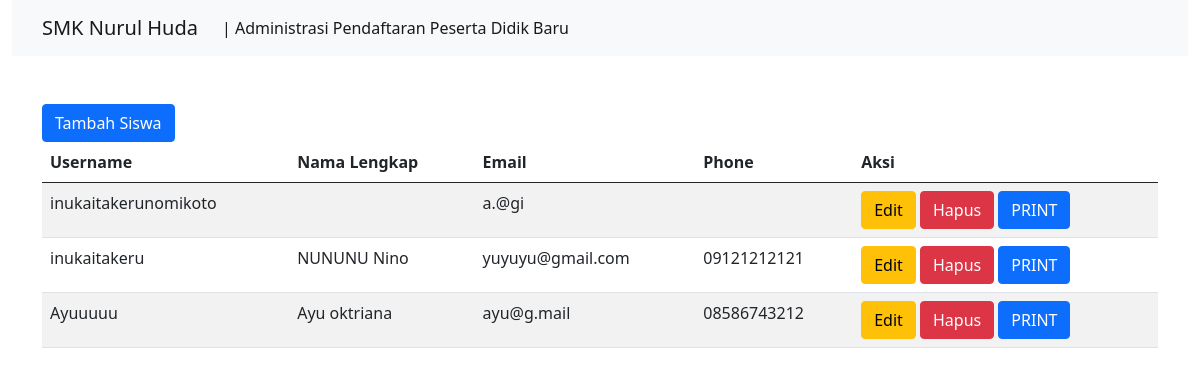
The app's page /admin/index.php with its own data.
### tables this page shows
CREATE TABLE `tb_daftarsiswa` (
  `id` int(11) NOT NULL,
  `id_role` int(11) NOT NULL,
  `username` varchar(100) NOT NULL DEFAULT '-',
  `password` varchar(100) NOT NULL,
  `password_reset_key` varchar(100) DEFAULT NULL,
  `first_name` varchar(50) NOT NULL DEFAULT ' ',
  `last_name` varchar(50) NOT NULL DEFAULT '',
  `email` varchar(100) NOT NULL,
  `phone` varchar(12) NOT NULL DEFAULT '',
  `asal_sekolah` varchar(50) NOT NULL DEFAULT '',
  `tempat_lahir` varchar(20) NOT NULL DEFAULT '',
  `tanggal_lahir` date DEFAULT NULL,
  `jenis_kelamin` varchar(20) NOT NULL DEFAULT '',
  `agama` varchar(15) NOT NULL DEFAULT '',
  `nisn` varchar(10) NOT NULL DEFAULT '',
  `alamat_siswa` varchar(50) NOT NULL DEFAULT '',
  `nama_ortu_wali` varchar(30) NOT NULL DEFAULT '',
  `pekerjaan_ortu_wali` varchar(20) NOT NULL DEFAULT '',
  `alamat_ortu_wali` varchar(50) NOT NULL DEFAULT '',
  `nis` varchar(10) NOT NULL DEFAULT '',
  `ket` varchar(20) NOT NULL DEFAULT 'Belum diverifikasi',
  `activated` tinyint(1) NOT NULL DEFAULT 1,
  `last_login` datetime DEFAULT NULL,
  `created_at` datetime DEFAULT NULL,
  `updated_at` datetime DEFAULT NULL
);

### admin/index.php (the view, shortened to what this page needs)
<!DOCTYPE html>
<html>
<head>
    <link href="https://cdn.jsdelivr.net/npm/bootstrap@5.0.2/dist/css/bootstrap.min.css" rel="stylesheet">
</head>
<body class="container-fluid">
<nav class="navbar navbar-expand-lg navbar-light bg-light mb-5">
  <div class="container">
    <a class="navbar-brand" href="#">SMK Nurul Huda</a>
    <div class="collapse navbar-collapse" id="navbarNav">
      <ul class="navbar-nav">
        <li class="nav-item">
          <a class="nav-link active" aria-current="page" href="index.php"> | Administrasi Pendaftaran Peserta Didik Baru</a>
        </li>
      </ul>
    </div>
  </div>
</nav>
    <div class="container">
    <a class="btn btn-primary" href="tambah.php">Tambah Siswa</a>
        <table class="table table-striped">
            <thead>
                <tr>
                    <th>Username</th>
                    <th>Nama Lengkap</th>
                    <th>Email</th>
                    <th>Phone</th>
                    <th>Aksi</th>
                </tr>
            </thead>
            <tbody>
                <?php
                include 'koneksi.php';
                $sql = "SELECT * FROM tb_daftarsiswa";
                $result = $conn->query($sql);
                if ($result->num_rows > 0) {
                    while ($row = $result->fetch_assoc()) {
                        echo "<tr>";
                        echo "<td>" . $row['username'] . "</td>";
                        echo "<td>" . $row['first_name'] . " " . $row['last_name'] . "</td>";
                        echo "<td>" . $row['email'] . "</td>";
                        echo "<td>" . $row['phone'] . "</td>";
                        echo "<td>
                        <a class='btn btn-warning' href='edit_data.php/?id=".$row['id']."'>Edit</a>
                        <a class='btn btn-danger' href='hapus.php/?id=".$row['id']."'>Hapus</a>
                        <a class='btn btn-primary' href='print.php/?id=".$row['id']."'>PRINT</a>
                        </td>";
                    }
                } else {
                    echo "Tidak ada data tersedia.";
                }
                ?>
            </tbody>
        </table>
    </div>
</body>
</html>

### records on screen
tb_daftarsiswa: username "inukaitakerunomikoto", email "a.@gi"
tb_daftarsiswa: username "inukaitakeru", first_name "NUNUNU", last_name "Nino", email "yuyuyu@gmail.com", phone "09121212121"
tb_daftarsiswa: username "Ayuuuuu", first_name "Ayu", last_name "oktriana", email "ayu@g.mail", phone "08586743212"
